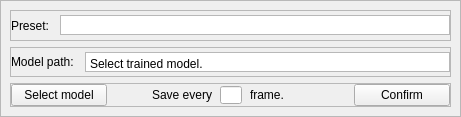
<?xml version="1.0" encoding="UTF-8"?>
<ui version="4.0">
 <class>Form</class>
 <widget class="QWidget" name="Form">
  <property name="geometry">
   <rect>
    <x>0</x>
    <y>0</y>
    <width>461</width>
    <height>117</height>
   </rect>
  </property>
  <property name="windowTitle">
   <string>Form</string>
  </property>
  <property name="toolTipDuration">
   <number>3</number>
  </property>
  <layout class="QVBoxLayout" name="verticalLayout">
   <property name="spacing">
    <number>0</number>
   </property>
   <property name="leftMargin">
    <number>0</number>
   </property>
   <property name="topMargin">
    <number>0</number>
   </property>
   <property name="rightMargin">
    <number>0</number>
   </property>
   <property name="bottomMargin">
    <number>0</number>
   </property>
   <item>
    <widget class="QFrame" name="frame">
     <property name="frameShape">
      <enum>QFrame::StyledPanel</enum>
     </property>
     <property name="frameShadow">
      <enum>QFrame::Raised</enum>
     </property>
     <layout class="QVBoxLayout" name="verticalLayout_2">
      <item>
       <widget class="QFrame" name="frame_2">
        <property name="frameShape">
         <enum>QFrame::StyledPanel</enum>
        </property>
        <property name="frameShadow">
         <enum>QFrame::Raised</enum>
        </property>
        <layout class="QHBoxLayout" name="horizontalLayout_3">
         <property name="spacing">
          <number>11</number>
         </property>
         <property name="leftMargin">
          <number>0</number>
         </property>
         <property name="topMargin">
          <number>0</number>
         </property>
         <property name="rightMargin">
          <number>0</number>
         </property>
         <property name="bottomMargin">
          <number>0</number>
         </property>
         <item>
          <widget class="QLabel" name="label_4">
           <property name="text">
            <string>Preset:</string>
           </property>
          </widget>
         </item>
         <item>
          <widget class="QTextBrowser" name="textBrowser_preset">
           <property name="maximumSize">
            <size>
             <width>16777215</width>
             <height>20</height>
            </size>
           </property>
           <property name="verticalScrollBarPolicy">
            <enum>Qt::ScrollBarAlwaysOff</enum>
           </property>
           <property name="horizontalScrollBarPolicy">
            <enum>Qt::ScrollBarAlwaysOff</enum>
           </property>
           <property name="readOnly">
            <bool>true</bool>
           </property>
          </widget>
         </item>
        </layout>
       </widget>
      </item>
      <item>
       <widget class="QFrame" name="frame_3">
        <property name="frameShape">
         <enum>QFrame::StyledPanel</enum>
        </property>
        <property name="frameShadow">
         <enum>QFrame::Raised</enum>
        </property>
        <layout class="QHBoxLayout" name="horizontalLayout_2">
         <property name="spacing">
          <number>11</number>
         </property>
         <property name="leftMargin">
          <number>0</number>
         </property>
         <property name="topMargin">
          <number>0</number>
         </property>
         <property name="rightMargin">
          <number>0</number>
         </property>
         <property name="bottomMargin">
          <number>0</number>
         </property>
         <item>
          <widget class="QLabel" name="label">
           <property name="text">
            <string>Model path:</string>
           </property>
          </widget>
         </item>
         <item>
          <widget class="QTextBrowser" name="textBrowser_modelPath">
           <property name="maximumSize">
            <size>
             <width>16777215</width>
             <height>20</height>
            </size>
           </property>
           <property name="toolTipDuration">
            <number>0</number>
           </property>
           <property name="verticalScrollBarPolicy">
            <enum>Qt::ScrollBarAlwaysOff</enum>
           </property>
           <property name="horizontalScrollBarPolicy">
            <enum>Qt::ScrollBarAlwaysOff</enum>
           </property>
           <property name="lineWrapMode">
            <enum>QTextEdit::NoWrap</enum>
           </property>
           <property name="lineWrapColumnOrWidth">
            <number>0</number>
           </property>
           <property name="readOnly">
            <bool>true</bool>
           </property>
           <property name="html">
            <string>&lt;!DOCTYPE HTML PUBLIC &quot;-//W3C//DTD HTML 4.0//EN&quot; &quot;http://www.w3.org/TR/REC-html40/strict.dtd&quot;&gt;
&lt;html&gt;&lt;head&gt;&lt;meta name=&quot;qrichtext&quot; content=&quot;1&quot; /&gt;&lt;meta charset=&quot;utf-8&quot; /&gt;&lt;style type=&quot;text/css&quot;&gt;
p, li { white-space: pre-wrap; }
&lt;/style&gt;&lt;/head&gt;&lt;body style=&quot; font-family:'Segoe UI'; font-size:9pt; font-weight:400; font-style:normal;&quot;&gt;
&lt;p style=&quot; margin-top:0px; margin-bottom:0px; margin-left:0px; margin-right:0px; -qt-block-indent:0; text-indent:0px;&quot;&gt;Select trained model.&lt;/p&gt;&lt;/body&gt;&lt;/html&gt;</string>
           </property>
          </widget>
         </item>
        </layout>
       </widget>
      </item>
      <item>
       <widget class="QFrame" name="frame_4">
        <property name="frameShape">
         <enum>QFrame::StyledPanel</enum>
        </property>
        <property name="frameShadow">
         <enum>QFrame::Raised</enum>
        </property>
        <layout class="QHBoxLayout" name="horizontalLayout">
         <property name="spacing">
          <number>8</number>
         </property>
         <property name="leftMargin">
          <number>0</number>
         </property>
         <property name="topMargin">
          <number>0</number>
         </property>
         <property name="rightMargin">
          <number>0</number>
         </property>
         <property name="bottomMargin">
          <number>0</number>
         </property>
         <item>
          <widget class="QPushButton" name="pushButton_loadModel">
           <property name="text">
            <string>Select model</string>
           </property>
          </widget>
         </item>
         <item>
          <widget class="QLabel" name="label_2">
           <property name="enabled">
            <bool>true</bool>
           </property>
           <property name="text">
            <string>Save every</string>
           </property>
           <property name="alignment">
            <set>Qt::AlignRight|Qt::AlignTrailing|Qt::AlignVCenter</set>
           </property>
          </widget>
         </item>
         <item>
          <widget class="QLineEdit" name="lineEdit_skipFrames">
           <property name="maximumSize">
            <size>
             <width>22</width>
             <height>18</height>
            </size>
           </property>
          </widget>
         </item>
         <item>
          <widget class="QLabel" name="label_3">
           <property name="enabled">
            <bool>true</bool>
           </property>
           <property name="text">
            <string>frame.</string>
           </property>
          </widget>
         </item>
         <item>
          <widget class="QPushButton" name="pushButton_confirm">
           <property name="text">
            <string>Confirm</string>
           </property>
          </widget>
         </item>
        </layout>
       </widget>
      </item>
     </layout>
    </widget>
   </item>
  </layout>
 </widget>
 <resources/>
 <connections/>
</ui>
